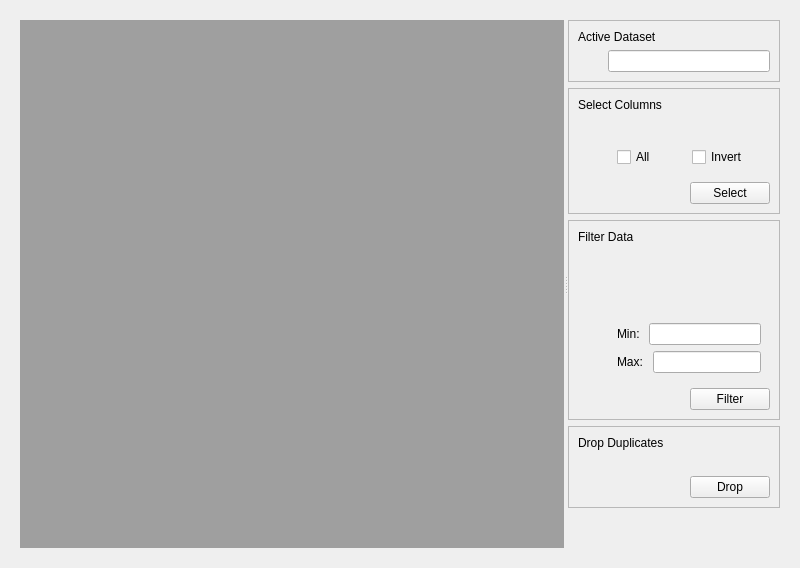
<?xml  version="1.0"  encoding="UTF-8"?>
<ui  version="4.0">
  <class>Form</class>
  <widget  class="QWidget"  name="Form">
    <property  name="geometry">
      <rect>
        <x>0</x>
        <y>0</y>
        <width>800</width>
        <height>500</height>
      </rect>
    </property>
    <property  name="windowTitle">
      <string>Form</string>
    </property>

    <layout  class="QVBoxLayout"  name="vlMain">
      <item>
        
        <widget class="QWidget" name="verticalLayoutWidget">

    
            <layout  class="QHBoxLayout"  name="horizontalLayout">
            <item>
                <widget  class="QSplitter"  name="splitter">
                <property  name="orientation">
                    <enum>Qt::Horizontal</enum>
                </property>
                
                <widget  class="QWidget"  name="wViewer">
                    <property  name="sizePolicy">
                    <sizepolicy  hsizetype="Preferred"  vsizetype="Preferred">
                        <horstretch>8</horstretch>
                        <verstretch>0</verstretch>
                    </sizepolicy>
                    </property>
                    <layout  class="QVBoxLayout"  name="vlViewer">
                    <item>
                        <widget  class="QMdiArea"  name="mdiArea"/>
                    </item>
                    </layout>
                </widget>
                
                <widget  class="QWidget"  name="wOptions">
                    <property  name="sizePolicy">
                    <sizepolicy  hsizetype="Minimum"  vsizetype="Minimum">
                        <horstretch>1</horstretch>
                        <verstretch>0</verstretch>
                    </sizepolicy>
                    </property>

                    <layout  class="QVBoxLayout"  name="vlOptions">

                    <item>
                        <widget  class="QFrame"  name="wActiveDset">
                        <property  name="frameShape">
                            <enum>QFrame::StyledPanel</enum>
                        </property>
                        <property  name="frameShadow">
                            <enum>QFrame::Raised</enum>
                        </property>
                        <property  name="lineWidth">
                            <number>8</number>
                        </property>
                        
                        
                        <layout  class="QVBoxLayout"  name="vlActiveDset">
                            
                            <item>
                            <widget  class="QLabel"  name="label_activeDset">
                                <property  name="text">
                                <string>Active Dataset</string>
                                </property>
                            </widget>
                            </item>

                            <item>
                            <layout  class="QHBoxLayout"  name="horizontalLayout_5">
                                <item>
                                <spacer  name="horizontalSpacer_5">
                                    <property  name="orientation">
                                    <enum>Qt::Horizontal</enum>
                                    </property>
                                    
                                    <property name="sizeType">
                                        <enum>QSizePolicy::Fixed</enum>
                                    </property>
                                    
                                    <property  name="sizeHint"  stdset="0">
                                    <size>
                                        <width>30</width>
                                        <height>20</height>
                                    </size>
                                    </property>
                                </spacer>
                                </item>
                                <item>
                                    <widget  class="QLineEdit"  name="edit_activeDset">
                                        <property  name="text">
                                        <string> </string>
                                        </property>
                                    </widget>
                                </item>
                            </layout>
                            </item>
                            
                        </layout>
                        </widget>
                    </item>
                        
                    <item>
                        <widget  class="QFrame"  name="wSelectCol">
                        <property  name="frameShape">
                            <enum>QFrame::StyledPanel</enum>
                        </property>
                        <property  name="frameShadow">
                            <enum>QFrame::Raised</enum>
                        </property>
                        <property  name="lineWidth">
                            <number>8</number>
                        </property>
                        
                        <layout  class="QVBoxLayout"  name="vlSelectCol">

                            <item>
                            <widget  class="QLabel"  name="label_select">
                                <property  name="text">
                                <string>Select Columns</string>
                                </property>
                            </widget>
                            </item>
                            
                            <item>
                            <layout  class="QHBoxLayout"  name="hlSelCol1">
                                <item>
                                <spacer  name="horizontalSpacer_5">
                                    <property  name="orientation">
                                    <enum>Qt::Horizontal</enum>
                                    </property>

                                    <property name="sizeType">
                                        <enum>QSizePolicy::Fixed</enum>
                                    </property>
                                    
                                    <property  name="sizeHint"  stdset="0">
                                    <size>
                                        <width>30</width>
                                        <height>20</height>
                                    </size>
                                    </property>
                                </spacer>
                                </item>
                                <item>
                                    <layout  class="QVBoxLayout"  name="vlComboSel"/>
                                </item>
                            </layout>
                            </item>
                            
                            <item>
                            <widget  class="QWidget"  name="wSelOptions">
                                <layout  class="QHBoxLayout"  name="hlSelOptions">
                                    <item>
                                    <spacer  name="horizontalSpacer">
                                        <property  name="orientation">
                                        <enum>Qt::Horizontal</enum>
                                        </property>
                                        
                                        <property name="sizeType">
                                            <enum>QSizePolicy::Fixed</enum>
                                        </property>
                                        
                                        <property  name="sizeHint"  stdset="0">
                                        <size>
                                            <width>30</width>
                                            <height>20</height>
                                        </size>
                                        </property>
                                    </spacer>
                                    </item>
                                    <item>
                                    <widget  class="QCheckBox"  name="check_all">
                                        <property  name="text">
                                        <string>All</string>
                                        </property>
                                    </widget>
                                    </item>
                                    <item>
                                    <widget  class="QCheckBox"  name="check_inv">
                                        <property  name="text">
                                        <string>Invert</string>
                                        </property>
                                    </widget>
                                    </item>
                                </layout>
                            </widget>
                            </item>
                            
                            <item>  
                                <layout  class="QHBoxLayout"  name="hlSelColButton">

                                    <item>
                                        <spacer  name="horizontalSpacer_8">
                                        <property  name="orientation">
                                            <enum>Qt::Horizontal</enum>
                                        </property>
                                        
                                        <property  name="sizeHint"  stdset="0">
                                            <size>
                                            <width>30</width>
                                            <height>20</height>
                                            </size>
                                        </property>
                                        </spacer>
                                    </item>
                                    
                                    <item>
                                        <widget  class="QPushButton"  name="selColBtn">
                                        <property  name="text">
                                            <string>Select</string>
                                        </property>
                                        </widget>
                                    </item>
                                
                                </layout>
                            </item>
                            
                        </layout>
                        </widget>
                    </item>
                    

                    <item>
                        <widget  class="QFrame"  name="wFilterData">
                        <property  name="frameShape">
                            <enum>QFrame::StyledPanel</enum>
                        </property>
                        <property  name="frameShadow">
                            <enum>QFrame::Raised</enum>
                        </property>
                        <property  name="lineWidth">
                            <number>8</number>
                        </property>

                        <layout  class="QVBoxLayout"  name="vlFilterData">
                            
                            <item>
                            <widget  class="QLabel"  name="label_select">
                                <property  name="text">
                                <string>Filter Data</string>
                                </property>
                            </widget>
                            </item>
                            
                            <item>
                            <layout  class="QHBoxLayout"  name="horizontalLayout_5">
                                <item>
                                <spacer  name="horizontalSpacer_5">
                                    <property  name="orientation">
                                    <enum>Qt::Horizontal</enum>
                                    </property>
                                    
                                    <property name="sizeType">
                                        <enum>QSizePolicy::Fixed</enum>
                                    </property>
                                    
                                    <property  name="sizeHint"  stdset="0">
                                    <size>
                                        <width>30</width>
                                        <height>20</height>
                                    </size>
                                    </property>
                                </spacer>
                                </item>
                                <item>
                                <layout  class="QVBoxLayout"  name="vlComboFilter"/>
                                </item>
                            </layout>
                            </item>
                            
                            <item>
                                <widget  class="QWidget"  name="wFilterCategorical">
                                    <layout  class="QHBoxLayout"  name="hlFilterCategorical">
                                        <item>
                                            <spacer  name="horizontalSpacer">
                                                <property  name="orientation">
                                                <enum>Qt::Horizontal</enum>
                                                </property>
                                                
                                                <property name="sizeType">
                                                    <enum>QSizePolicy::Fixed</enum>
                                                </property>
                                                
                                                <property  name="sizeHint"  stdset="0">
                                                <size>
                                                    <width>30</width>
                                                    <height>20</height>
                                                </size>
                                                </property>
                                            </spacer>
                                        </item>

                                        <item>
                                            <layout  class="QHBoxLayout"  name="hlFilterCat">
                                            </layout>
                                        </item>
                                        
                                        
                                    </layout>
                                </widget>
                            </item>
                                

                            <item>
                            <widget  class="QWidget"  name="wFilterNumerical">
                                
                                <layout  class="QVBoxLayout"  name="hlFilterNumeric">

                                <item>
                                    <layout  class="QHBoxLayout"  name="hlFilterNumeric">
                                        <item>
                                            <spacer  name="horizontalSpacer">
                                                <property  name="orientation">
                                                <enum>Qt::Horizontal</enum>
                                                </property>
                                                
                                                <property name="sizeType">
                                                    <enum>QSizePolicy::Fixed</enum>
                                                </property>
                                                
                                                <property  name="sizeHint"  stdset="0">
                                                <size>
                                                    <width>30</width>
                                                    <height>20</height>
                                                </size>
                                                </property>
                                            </spacer>
                                        </item>
                                        
                                        <item>
                                            <widget  class="QLabel"  name="lMinVal">
                                                <property  name="text">
                                                    <string>Min: </string>
                                                </property>
                                            </widget>
                                        </item>

                                        <item>
                                            <widget  class="QLineEdit"  name="edit_minval">
                                            </widget>
                                        </item>
                                    </layout>
                                </item>
                                
                                <item>
                                    <layout  class="QHBoxLayout"  name="hlFilterNumeric">
                                        <item>
                                            <spacer  name="horizontalSpacer">
                                                <property  name="orientation">
                                                <enum>Qt::Horizontal</enum>
                                                </property>
                                                
                                                <property name="sizeType">
                                                    <enum>QSizePolicy::Fixed</enum>
                                                </property>
                                                
                                                <property  name="sizeHint"  stdset="0">
                                                <size>
                                                    <width>30</width>
                                                    <height>20</height>
                                                </size>
                                                </property>
                                            </spacer>
                                        </item>
                                    
                                        <item>
                                            <widget  class="QLabel"  name="lMaxVal">
                                                <property  name="text">
                                                    <string>Max: </string>
                                                </property>                                
                                            </widget>
                                        </item>

                                        <item>
                                            <widget  class="QLineEdit"  name="edit_maxval">
                                            </widget>
                                        </item>                        

                                    </layout>
                                </item>
                                </layout>
                                    

                            </widget>
                            </item>
                            
                            <item>  
                                <layout  class="QHBoxLayout"  name="hlFilterButton">

                                    <item>
                                        <spacer  name="horizontalSpacer_8">
                                        <property  name="orientation">
                                            <enum>Qt::Horizontal</enum>
                                        </property>
                                        
                                        <property  name="sizeHint"  stdset="0">
                                            <size>
                                            <width>40</width>
                                            <height>20</height>
                                            </size>
                                        </property>
                                        </spacer>
                                    </item>
                                    
                                    <item>
                                        <widget  class="QPushButton"  name="filterBtn">
                                        <property  name="text">
                                            <string>Filter</string>
                                        </property>
                                        </widget>
                                    </item>
                                
                                </layout>
                            </item>
                            
                            
                        </layout>
                        </widget>
                    </item>
                    
                    <item>
                        <widget  class="QFrame"  name="wDropDupl">
                        <property  name="frameShape">
                            <enum>QFrame::StyledPanel</enum>
                        </property>
                        <property  name="frameShadow">
                            <enum>QFrame::Raised</enum>
                        </property>
                        <property  name="lineWidth">
                            <number>8</number>
                        </property>

                        <layout  class="QVBoxLayout"  name="vlDropDupl">
                            
                            <item>
                            <widget  class="QLabel"  name="label_select">
                                <property  name="text">
                                <string>Drop Duplicates</string>
                                </property>
                            </widget>
                            </item>
                            
                            <item>
                            <layout  class="QHBoxLayout"  name="horizontalLayout_5">
                                <item>
                                <spacer  name="horizontalSpacer_5">
                                    <property  name="orientation">
                                    <enum>Qt::Horizontal</enum>
                                    </property>

                                    <property name="sizeType">
                                        <enum>QSizePolicy::Fixed</enum>
                                    </property>

                                    <property  name="sizeHint"  stdset="0">
                                    <size>
                                        <width>30</width>
                                        <height>20</height>
                                    </size>
                                    </property>
                                </spacer>
                                </item>
                                <item>
                                <layout  class="QVBoxLayout"  name="vlComboSelDupl"/>
                                </item>
                            </layout>
                            </item>

                            <item>  
                                <layout  class="QHBoxLayout"  name="hlFilterButton">

                                    <item>
                                        <spacer  name="horizontalSpacer_8">
                                        <property  name="orientation">
                                            <enum>Qt::Horizontal</enum>
                                        </property>
                                        <property  name="sizeHint"  stdset="0">
                                            <size>
                                            <width>40</width>
                                            <height>20</height>
                                            </size>
                                        </property>
                                        </spacer>
                                    </item>
                                    
                                    <item>
                                        <widget  class="QPushButton"  name="dropBtn">
                                        <property  name="text">
                                            <string>Drop</string>
                                        </property>
                                        </widget>
                                    </item>
                                
                                </layout>
                            </item>

                        </layout>
                        </widget>
                    </item>
                            
                    <item>
                        <spacer  name="verticalSpacer">
                        <property  name="orientation">
                            <enum>Qt::Vertical</enum>
                        </property>
                        <property  name="sizeHint"  stdset="0">
                            <size>
                            <width>20</width>
                            <height>40</height>
                            </size>
                        </property>
                        </spacer>
                    </item>
                                    

                    </layout>
                </widget>
                </widget>
            </item>
            </layout>
        
        </widget>
      </item>

    </layout>
        
  </widget>
  <resources/>
  <connections/>
</ui>
